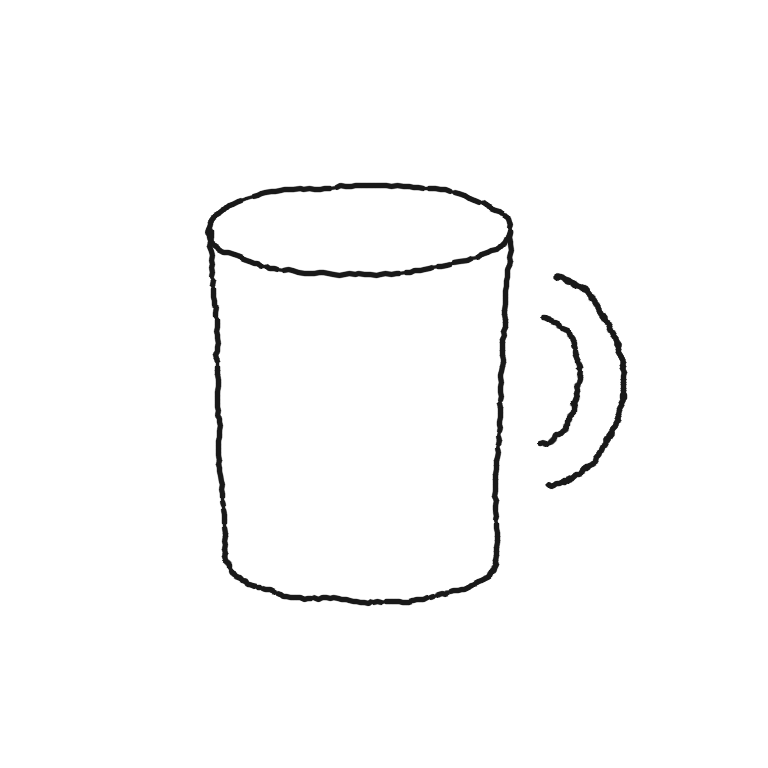
#> input picture samples/01_cup.png, 768 x 768 px
$ python -i edge_detection.py   (imports and definitions only)
#> lines starting #> are read from the running program, lines starting #| are printed output that depends on the picture; after the words box and inside, x2 and y2 are one past the last pixel; in counts of white or black regions, pixels touching at a corner belong together
#> further down, picture is the input picture: shape (768, 768); min 25, max 255, mean 250.6
"""Edge extraction and the structural-fidelity diagnostic.

ControlNet keeps the generated image spatially aligned with its conditioning
map, so the sketch and every generated candidate share one 2D frame. That lets
us measure, per candidate:

* stroke recall    - share of sketch stroke pixels that have a generated edge nearby
* edge precision   - share of generated edges that lie near a sketch stroke
* silhouette IoU   - overlap of the filled sketch silhouette and the generated object mask

These are *structural* diagnostics used to rank candidates and to warn when a
generation drifted from the drawing. They are not a measure of semantic
similarity (a correct chair with a different texture scores the same).
"""
from __future__ import annotations

from typing import Dict, Optional

import cv2
import numpy as np


def extract_edges(gray: np.ndarray, sigma: float = 0.33) -> np.ndarray:
    """Canny with thresholds derived from the image median (robust across inputs)."""
#> called with sigma = 0.33
    if gray.ndim == 3:
        gray = cv2.cvtColor(gray, cv2.COLOR_RGB2GRAY)
    blurred = cv2.GaussianBlur(gray, (3, 3), 0)
    v = float(np.median(blurred))
#> v = 255
    lo, hi = int(max(0, (1.0 - sigma) * v)), int(min(255, (1.0 + sigma) * v))
#> lo = 170; hi = 255
    if hi - lo < 30:  # nearly-binary image: median-based thresholds collapse
        lo, hi = 50, 150
    return cv2.Canny(blurred, lo, hi, L2gradient=True)
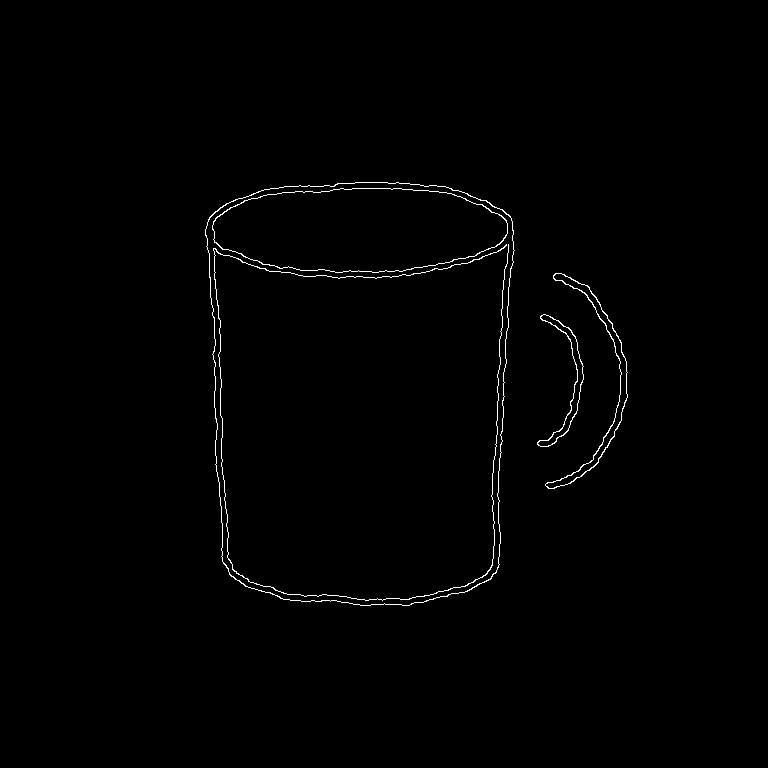
#> returned value: shape (768, 768); 0.75% white in thin lines or dots, all inside (x1, y1, x2, y2) = (205, 182, 628, 606)


# [60 lines left out: functions mask_boundary, _near, structural_fidelity, fidelity_overlay, not called in this run]

>>> import cv2
>>> picture = cv2.imread('../samples/01_cup.png', cv2.IMREAD_GRAYSCALE)
>>> result = extract_edges(picture)

$ run again, on samples/02_chair.png
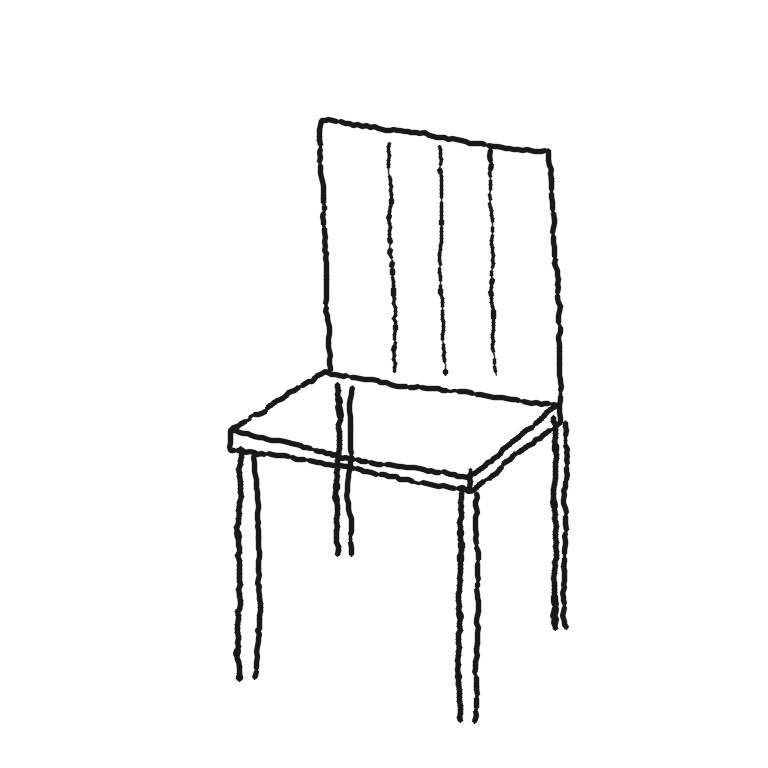
#> input picture samples/02_chair.png, 768 x 768 px
#> picture is the input picture: shape (768, 768); min 25, max 255, mean 246.5
#> v = 255
#> lo = 170; hi = 255
#> in extract_edges, `return cv2.Canny(blurred, lo, hi, L2gradient=True)`:
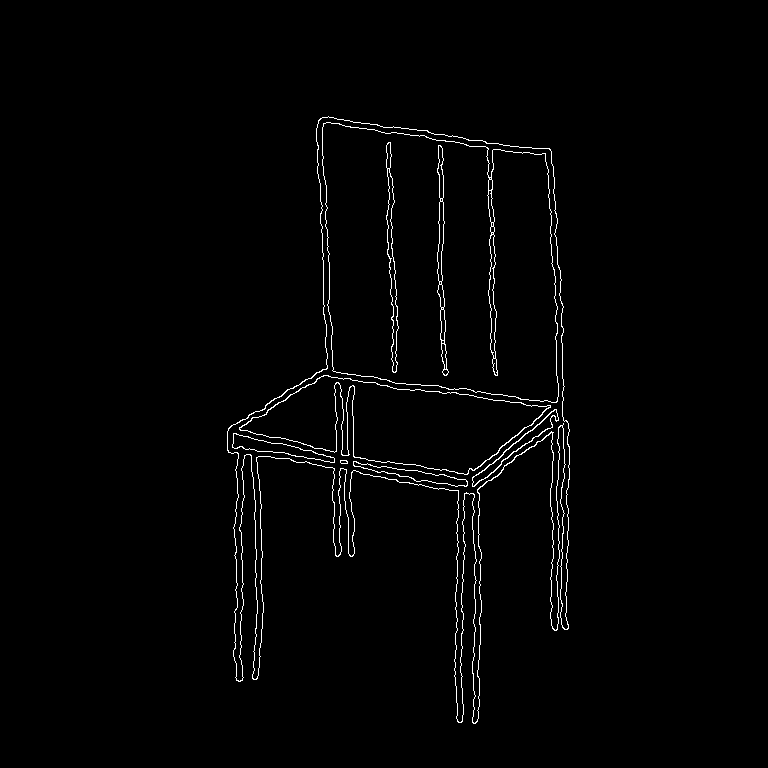
#> returned value: shape (768, 768); 1.5% white in thin lines or dots, all inside (x1, y1, x2, y2) = (227, 116, 570, 724)

$ run again, on samples/03_table_lamp.png
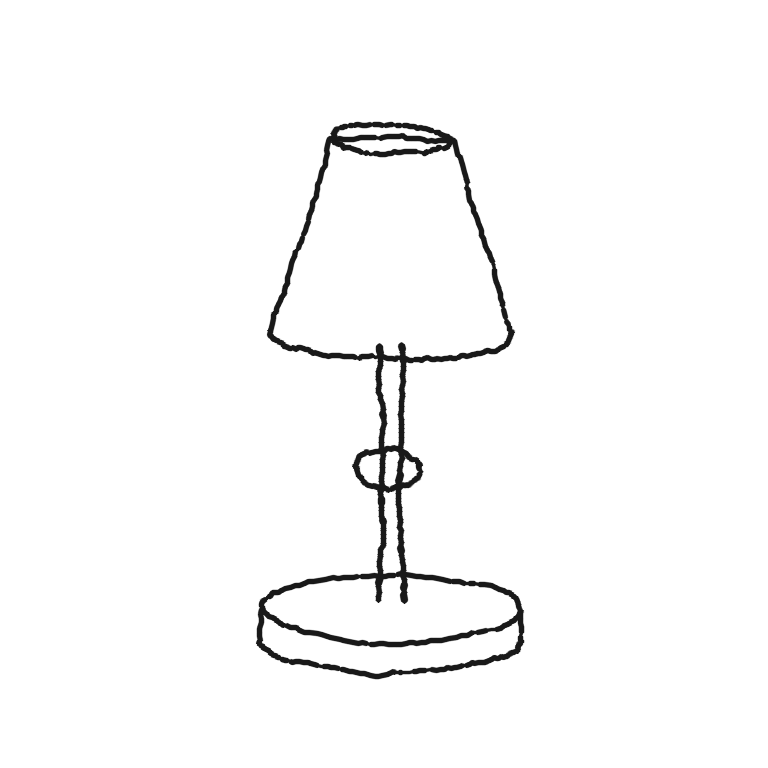
#> input picture samples/03_table_lamp.png, 768 x 768 px
#> picture is the input picture: shape (768, 768); min 25, max 255, mean 249.5
#> v = 255
#> lo = 170; hi = 255
#> in extract_edges, `return cv2.Canny(blurred, lo, hi, L2gradient=True)`:
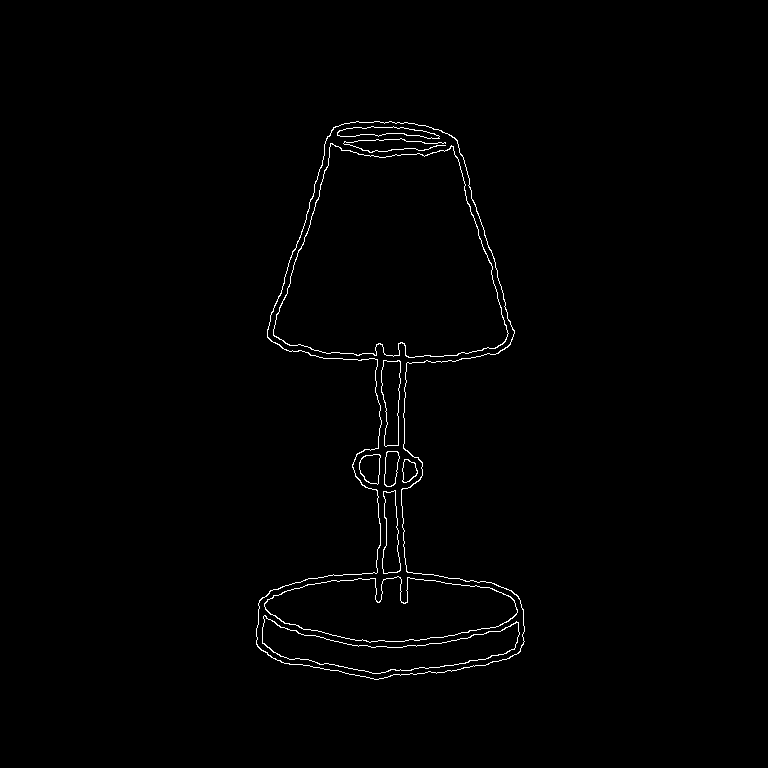
#> returned value: shape (768, 768); 0.89% white in thin lines or dots, all inside (x1, y1, x2, y2) = (256, 121, 525, 680)

$ run again, on samples/04_car_rough.png
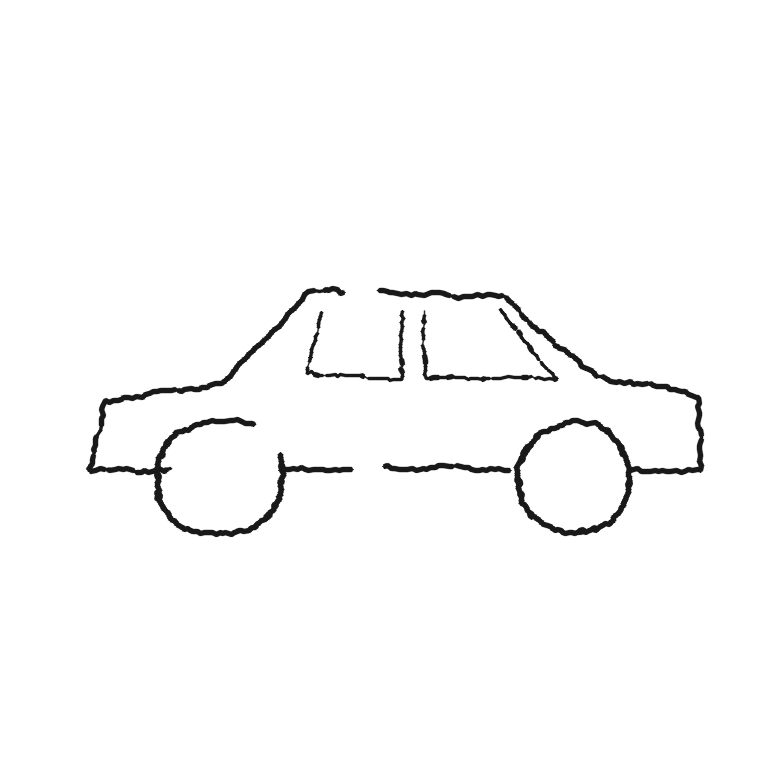
#> input picture samples/04_car_rough.png, 768 x 768 px
#> picture is the input picture: shape (768, 768); min 25, max 255, mean 250.2
#> v = 255
#> lo = 170; hi = 255
#> in extract_edges, `return cv2.Canny(blurred, lo, hi, L2gradient=True)`:
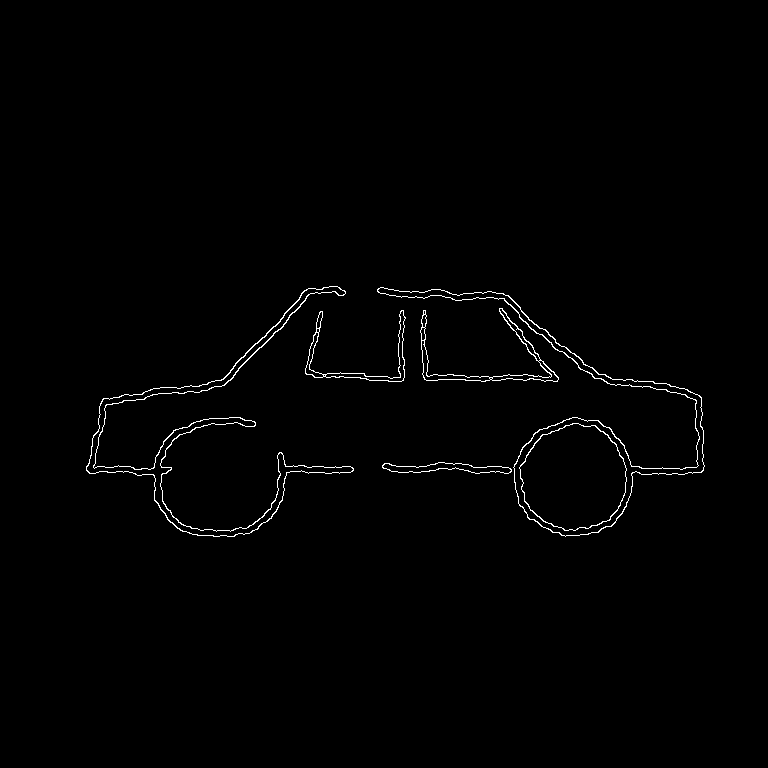
#> returned value: shape (768, 768); 0.9% white in thin lines or dots, all inside (x1, y1, x2, y2) = (86, 286, 705, 537)
